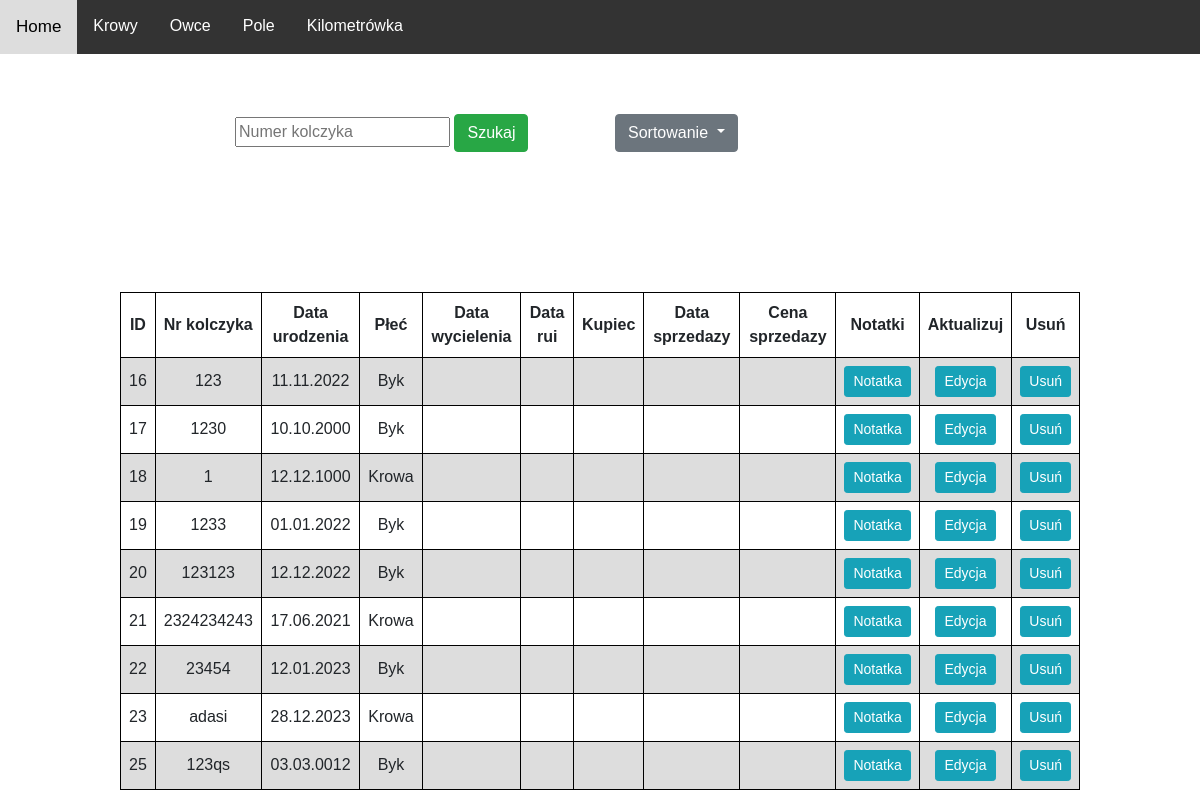
The page /cow/table/ on the database as committed earlier.
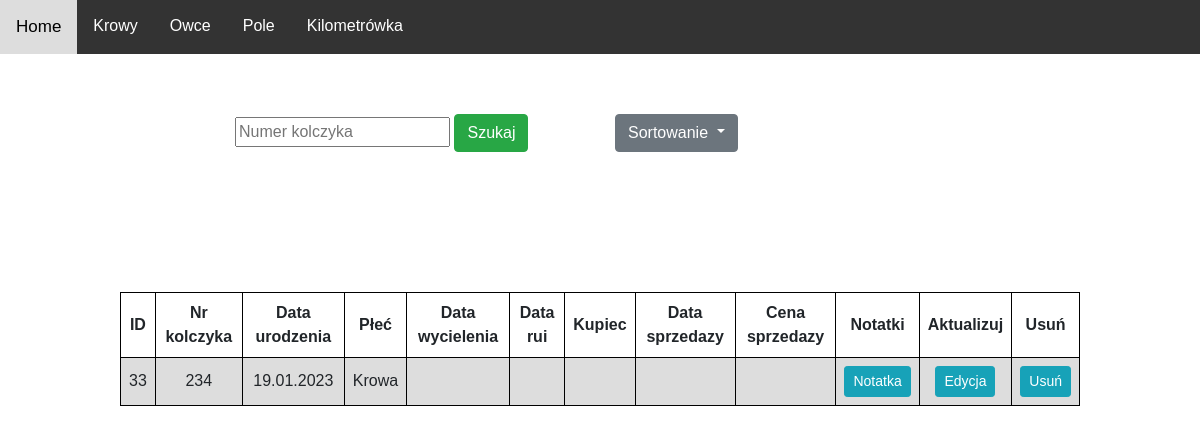
The same page on the database as committed later.
### Cows/models.py (models this page shows)
class Cow(models.Model):
    MALE = 'Byk'
    FEMALE = 'Krowa'
    SEX_CHOICES = [
        (MALE, 'Byk'),
        (FEMALE, 'Krowa'),
    ]
    earring_number = models.CharField(max_length=10, unique=True)
    birth_date = models.DateField()
    sex = models.CharField(max_length=5, choices=SEX_CHOICES)
    buyer = models.CharField(max_length=20, blank=True, null=True)
    sale_price = models.FloatField(blank=True, null=True)
    sale_date = models.DateField(blank=True, null=True, )
    calving_date = models.DateField(blank=True, null=True) #wycielenie
    estrus_date = models.DateField(blank=True, null=True) #ruja
    note = models.TextField(blank=True, max_length=1000, null=True)

### Cows/views.py (the view)
# urls.py: path('cow/table/', CowView.tableCow),
def tableCow(request):
    cows = Cow.objects.all()
    context = {
        'cows': cows,
    }
    return render(request, 'Cows/table.html', context)

### Cows/templates/Cows/table.html (shortened to what this page needs)
{% extends 'MainPage/main.html' %}
{% block content %}
<div class="container">
  <div class="row" style="margin-top:60px">
    <div class="col-md-4 offset-md-2" >
      <form action="/cow/search">
        <input type="text" name="earring_num" placeholder="Numer kolczyka">
        <button class="btn btn-success" type="submit">Szukaj</button>
      </form>
    </div>
    <div class="col-md-4" >
      <div class="dropdown" style="margin-bottom:40px" >
        <button class="btn btn-secondary dropdown-toggle" data-bs-toggle="dropdown" type="button" id="dropdownMenuButton" data-toggle="dropdown" aria-haspopup="true" aria-expanded="false">
          Sortowanie
        </button>
      </div>
    </div>
  </div>
</div>
<table class="center">
  <tr>
    <th>ID</th>
    <th>Nr kolczyka</th>
    <th>Data urodzenia</th>
    <th>Płeć</th>
    <th>Data wycielenia</th>
    <th>Data rui</th>
    <th>Kupiec</th>
    <th>Data sprzedazy</th>
    <th>Cena sprzedazy</th>
    <th>Notatki</th>
    <th>Aktualizuj</th>
    <th>Usuń</th>
  </tr>
  {% for k in cows %}
  <tr>
    <td>{{k.id}}</td>
    <td>{{k.earring_number}}</td>
    <td>{{k.birth_date|date:"d.m.Y"}}</td>
    <td>{{k.sex}}</td>
    <td>{{k.calving_date|date:"d.m.Y"}}</td>
    <td>{{k.estrus_date|date:"d.m.Y"}}</td>
    <td>{{k.buyer|default_if_none:''}}</td>
    <td>{{k.sale_date|date:"d.m.Y"}}</td>
    <td>{{k.sale_price|date:"d.m.Y"}}</td>
    <td><a class="btn btn-sm btn-info" href="{% url 'note' k.id %}">Notatka</a></td>
    <td><a class="btn btn-sm btn-info" href="{% url 'update' k.id %}">Edycja</a></td>
    <td><a class="btn btn-sm btn-info" href="{% url 'delete' k.id %}">Usuń</a></td>
  </tr>
  {% endfor %}
</table>
{% endblock %}

### MainPage/templates/MainPage/main.html (shortened to what this page needs)
{% load static %}
<!DOCTYPE html>
<html lang="pl-PL">
<head>
    <link rel="stylesheet" href="https://cdn.jsdelivr.net/npm/bootstrap@4.3.1/dist/css/bootstrap.min.css">
    <link rel="stylesheet" href="{% static 'formating.css' %}">
</head>
<body>
<div class="topnav">
    <a href="/">Home</a>
    <div class="subnav">
        <button class="subnavbtn">Krowy </button>
    </div>
    <div class="subnav">
        <button class="subnavbtn">Owce </button>
    </div>
    <div class="subnav">
        <button class="subnavbtn">Pole </button>
    </div>
    <div class="subnav">
        <button class="subnavbtn">Kilometrówka </button>
    </div>
</div>
{% block content %}
{% endblock %}
</body>
</html>

### MainPage/static/formating.css (style rules this page uses)
body { background-color: white; margin: 0; font-family: Arial, Helvetica, sans-serif; }
table { font-family: arial, sans-serif; border-collapse: collapse; width: 80%; }
table.center { position: relative; top: 100px; margin-left: auto; margin-right: auto; }
td, th { border: 1px solid black; text-align: center; padding: 8px; border-collapse: collapse; }
tr:nth-child(even) { background-color: #dddddd; }
.topnav { overflow: hidden; background-color: #333; }
.topnav a { float: left; color: #f2f2f2; text-align: center; padding: 14px 16px; text-decoration: none; font-size: 17px; }
.subnav { float: left; overflow: hidden; }
.subnav .subnavbtn { font-size: 16px; border: none; outline: none; color: white; padding: 14px 16px; background-color: inherit; font-family: inherit; margin: 0; }

Rows that differ between the two databases and show on the page:
removed Cow: id "16", earring_number "123", birth_date "11.11.2022", sex "Byk"
removed Cow: id "17", earring_number "1230", birth_date "10.10.2000", sex "Byk"
removed Cow: id "18", earring_number "1", birth_date "12.12.1000", sex "Krowa"
removed Cow: id "19", earring_number "1233", birth_date "01.01.2022", sex "Byk"
removed Cow: id "20", earring_number "123123", birth_date "12.12.2022", sex "Byk"
removed Cow: id "21", earring_number "2324234243", birth_date "17.06.2021", sex "Krowa"
removed Cow: id "22", earring_number "23454", birth_date "12.01.2023", sex "Byk"
removed Cow: id "23", earring_number "adasi", birth_date "28.12.2023", sex "Krowa"
removed Cow: id "25", earring_number "123qs", birth_date "03.03.0012", sex "Byk"
added Cow: id "33", earring_number "234", birth_date "19.01.2023", sex "Krowa"
